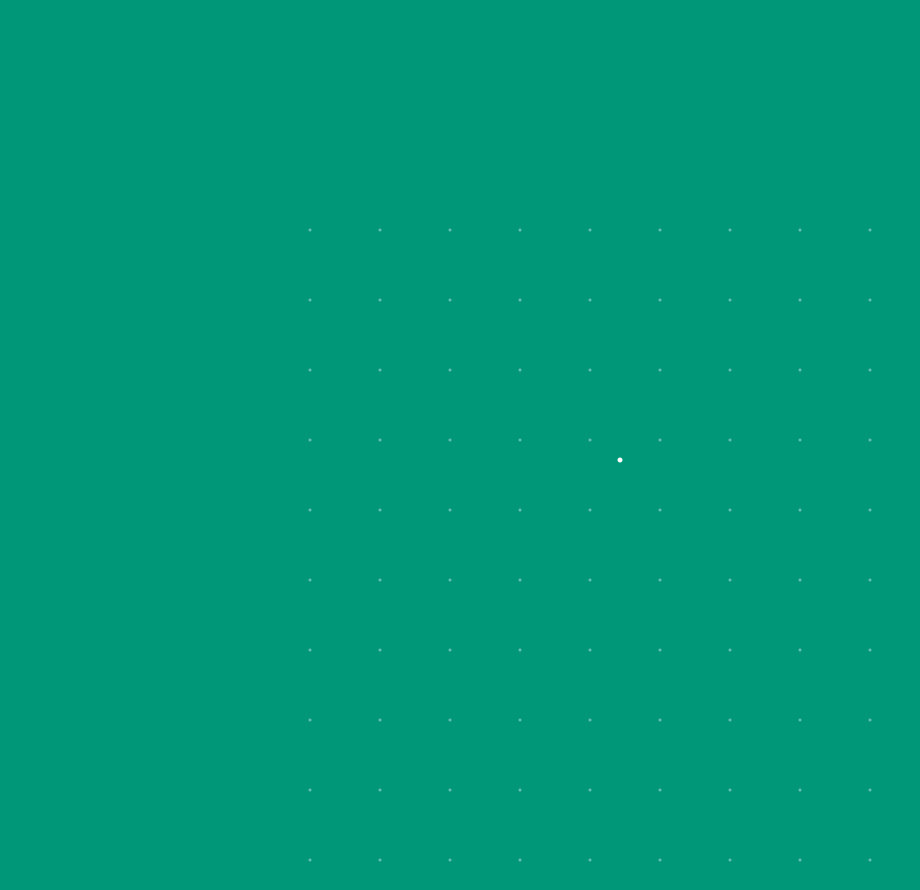
Frame 1 (no input)
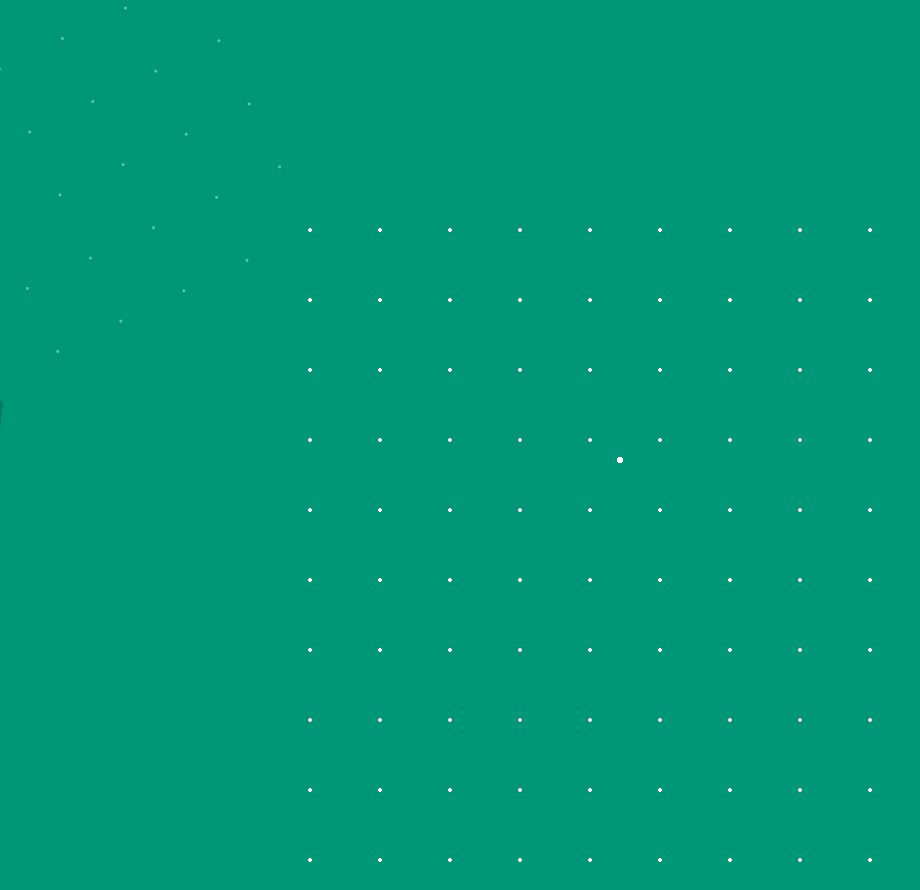
Frame 60 (the mouse pressed at the canvas centre just before this capture)
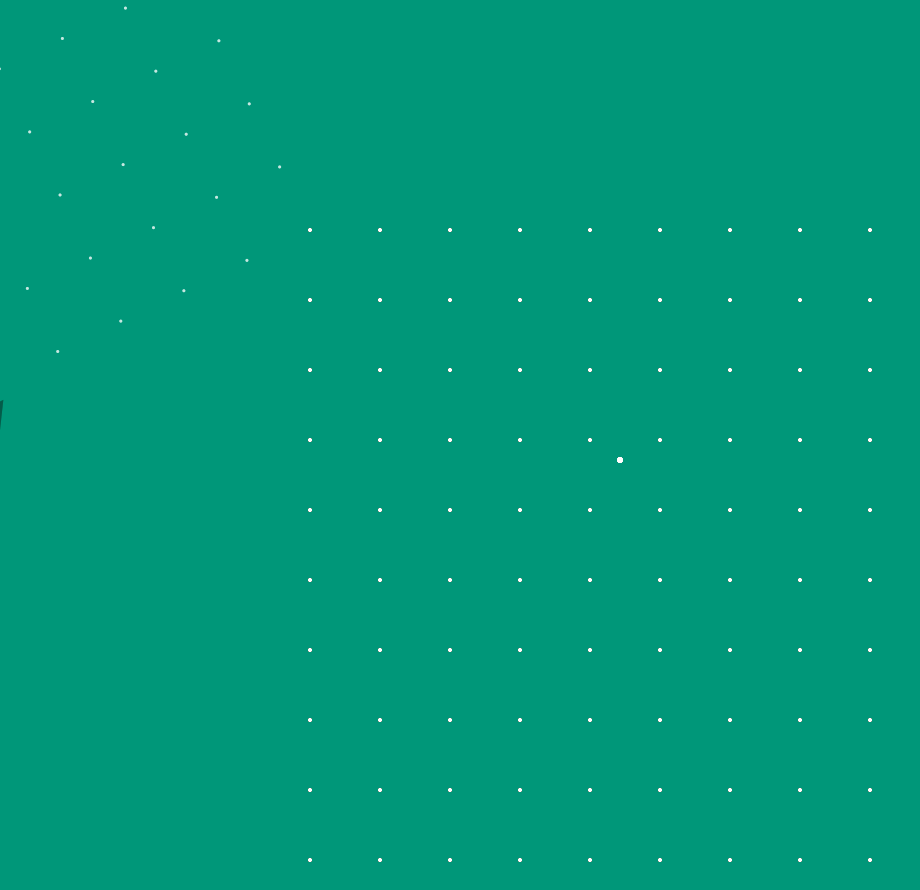
Frame 120 (the mouse held since frame 60 and released just before this capture)

The Processing sketch that drew these frames (run headless with seeded random() and noise(); from frame 60 on, the mouse is pressed at the canvas centre):

// Processing sketch: processing_78812
// ── processing_78812.pde

int triX=350;
int triY=-20;
int tri2X=-350;
int tri2Y=-20;
int lastSecond=0;
int xx,yy,cc=300,dd=400;
int trans=80;
int aa=(triX+300);
void setup() {
  size(920,890);
  smooth();
  background(0, 151, 121);
  frameRate(100);
}
 
void draw() {
 
 
  SS();

  bg();
}
 
void SS() {
 
  noStroke();
 
  xx+=1;

  translate(310, 230);
 
  /////second/////
  if(xx>30) {
 
    float s=map(second(),-40,100,0,TWO_PI)-HALF_PI;
    rotate(s);
    fill(random(6),random(234),50,trans);
    triangle(triX,triY,aa-=30,triY,(triX+25),(triY-40));
 
    xx=0;
  }
 }
void bg() {
  fill(255);
 
  ellipse(310,230,5,5);
  for (int k = 0; k < width; k+=70) {
    for (int l = 0; l< height+100; l+=70) {
      noStroke();
 
      fill(255,255,255,100);
      ellipse(k,l,3,3);
    }
  }
}
